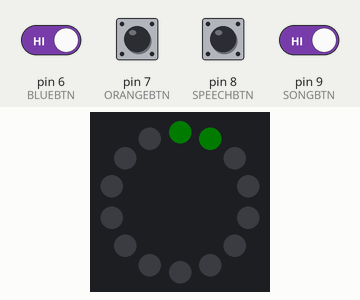
Simulated run of this sketch. Board: Arduino Uno, built with avr-gcc and run on an emulated ATmega328P. On the bench: 14 RGB LEDs in a ring, first at the top, clockwise. The test bench sets the inputs (shaded band); at power-on: pin 6 (BLUEBTN), pin 7 (ORANGEBTN), pin 8 (SPEECHBTN), pin 9 (SONGBTN) HIGH. Dim RGB values are drawn brighter than linear; random numbers use the default seed unless the sketch sets one.

Above: at 2.75 s.
3.2 s: pin 8 (SPEECHBTN) pulled LOW for 0.15 s
At 3.78 s:
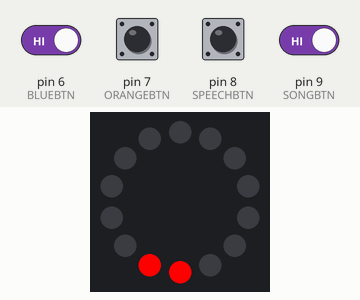
3.9 s: pin 6 (BLUEBTN) driven LOW and pin 9 (SONGBTN) driven LOW
6.9 s: pin 9 (SONGBTN) driven HIGH
At 7.6 s:
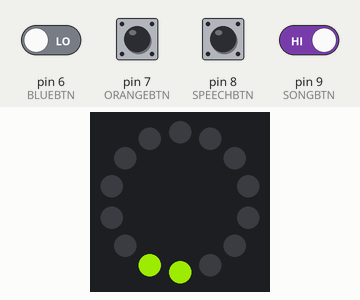
9.9 s: pin 6 (BLUEBTN) driven HIGH
At 10.3 s:
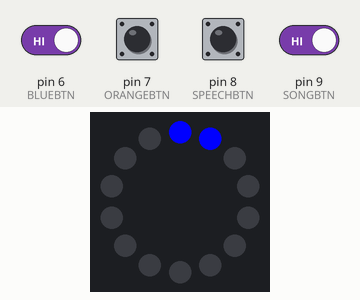
12.9 s: pin 7 (ORANGEBTN) pulled LOW for 0.15 s
At 14.0 s:
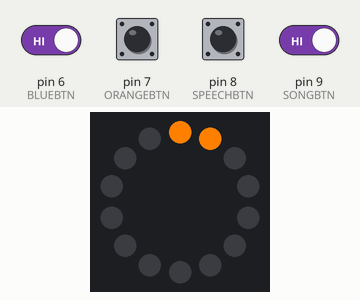
16.0 s: pin 9 (SONGBTN) driven LOW
At 16.22 s:
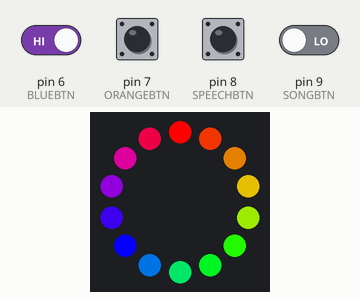

Measured:
- what the display in image 3 shows lasts 1.2 s, from 10.0 s to 11.2 s

The sketch:

nano_portal_gun_led.ino
```cpp
#include <avr/pgmspace.h>
#include <SoftwareSerial.h>
#include <FastLED.h>

// --- Пины JQ6500 ---
// можно изменить при необходимости
#define JQ_TX 4   // TX Arduino → RX JQ6500 через 1кОм
#define JQ_RX 5   // RX Arduino ← TX JQ6500

// --- Пин LED ---
#define LED_PIN 3

// --- Пины кнопок ---
#define BLUEBTN   6
#define ORANGEBTN 7
#define SPEECHBTN 8
#define SONGBTN   9

// ******************************************
//        переменные и константы аудио
// ******************************************
#define JQ_VOLUME 30 // громкость JQ6500 <0-30>

#define SND_FAKE        0
#define SND_POWER_UP    1
#define SND_BLUE_FIRE   2
#define SND_ORANGE_FIRE 3
#define SND_SONG        4

const unsigned long snd_duration_ms[] = {0, 1358, 1332, 1488, 175046, 5485, 4048, 2403, 3056, 2089, 3134, 1880, 4440, 4702, 3892, 3056, 3683, 5433, 1854, 1436};
uint8_t snd_speech_sounds[] = {5, 6, 7, 8, 9, 10, 11, 12, 13, 14, 15, 16, 17, 18, 19};
uint8_t snd_speech_size = sizeof(snd_speech_sounds);
uint8_t snd_speech_current = 0;

SoftwareSerial jqSerial(JQ_RX, JQ_TX); // RX, TX


// ******************************************
//         переменные и константы LED
// ******************************************
#define LED_NUM 14    // количество светодиодов (0-1 центр, 2-13 круг)
#define LED_RING_MIN 2
#define LED_RING_MAX 13

#define LED_IDLE_MIN 10
#define LED_IDLE_MAX 150
#define LED_SHOT_SWITCH 66

#define COLOR_BLACK 0x00000
#define COLOR_BLUE 0x0000FF
#define COLOR_ORANGE 0xFF8000
#define COLOR_RED 0x7F0000

CRGB leds[LED_NUM];

const unsigned long ledFrameDelay = 15; //длительность кадра LED мс
unsigned long lastLedFrameTime = 0;

// --- Тип указателя на функцию ---
typedef void (*LedEffect)(bool start);
// --- Текущий эффект ---
LedEffect currentEffect = nullptr;

// *******************************************
//  переменные и константы кнопок и состояния
// *******************************************
const uint8_t btn_pins[] =  {SONGBTN, BLUEBTN, ORANGEBTN, SPEECHBTN};

// FSM состояния
enum State {
  STATE_OFF,
  STATE_IDLE,
  STATE_BLUE_FIRING,
  STATE_ORANGE_FIRING,
  STATE_SPEECH_PLAYING,
  STATE_SONG_PLAYING
};
State currentState = STATE_OFF;

unsigned long startSoundTime = 0;
bool soundPlaying = false;
int current_sound = 0;

bool bluePressed = false;
bool orangePressed = false;
bool songPressed = false;
bool speechPressed = false;

// --- Антидребезг ---
unsigned long lastDebounceTime = 0;
const unsigned long debounceDelay = 50;
bool lastBlueState = HIGH, lastOrangeState = HIGH, lastSongState = HIGH, lastSpeechState = HIGH;
bool stableBlue = HIGH, stableOrange = HIGH, stableSong = HIGH, stableSpeech = HIGH;


// ******************************************
//               Звуковой блок
// ******************************************
void sendJQCommand(const uint8_t *cmd, size_t len) {
  jqSerial.write(cmd, len);
  jqSerial.flush();
}

void jqInit() {
  uint8_t cmd[] = {0x7E, 0x03, 0x09, 0x04, 0xEF};
  sendJQCommand(cmd, sizeof(cmd));
  delay(150);
}

void jqReset() {
  uint8_t cmd[] = {0x7E, 0x02, 0x0C, 0xEF};
  sendJQCommand(cmd, sizeof(cmd));
  delay(1200); //пауза нужна для ожидания инициализации JQ6500
}

void setVolume(uint8_t vol) {
  if (vol > 30) vol = 30;
  uint8_t cmd[] = {0x7E, 0x03, 0x06, vol, 0xEF};
  sendJQCommand(cmd, sizeof(cmd));
}

void playSound(uint8_t track) {
  if (track > 0) {
    uint8_t cmd1[] = {0x7E, 0x03, 0x11, 0x04, 0xEF};
    sendJQCommand(cmd1, sizeof(cmd1));
    delay(150);
    uint8_t cmd[] = {0x7E, 0x04, 0x03, 0x00, track, 0xEF};
    sendJQCommand(cmd, sizeof(cmd));
  }
  startSoundTime = millis();
  soundPlaying = true;
  current_sound = track;
}

void stopSound() {
  uint8_t cmd1[] = {0x7E, 0x02, 0x0E, 0xEF};
  sendJQCommand(cmd1, sizeof(cmd1));
  startSoundTime = millis();
  soundPlaying = true;
  current_sound = -1; // зацикленный звук
}

void playWaitSound(uint8_t track) {
  if (track > 0) {
    uint8_t cmd1[] = {0x7E, 0x03, 0x11, 0x04, 0xEF};
    sendJQCommand(cmd1, sizeof(cmd1));
    delay(150);
    uint8_t cmd[] = {0x7E, 0x04, 0x03, 0x00, track, 0xEF};
    sendJQCommand(cmd, sizeof(cmd));
  }
  delay(snd_duration_ms[track]);
}

// void playIdleSound() {
//   uint8_t cmd1[] = {0x7E, 0x03, 0x11, 0x03, 0xEF};
//   sendJQCommand(cmd1, sizeof(cmd1));
//   delay(150);
//   uint8_t cmd2[] = {0x7E, 0x04, 0x03, 0x00, SND_IDLE, 0xEF};
//   sendJQCommand(cmd2, sizeof(cmd2));
//   startSoundTime = millis();
//   soundPlaying = true;
//   current_sound = -1; // зацикленный звук
// }

void speech_shuffle() {
  for (uint16_t i = snd_speech_size - 1; i > 0; i--) {
    uint16_t j = random(i + 1);  // случайный индекс от 0 до i включительно

    // обмен элементов
    uint8_t temp = snd_speech_sounds[i];
    snd_speech_sounds[i] = snd_speech_sounds[j];
    snd_speech_sounds[j] = temp;
  }
  snd_speech_current = 0;
}

void updateSoundPlaying() {
  unsigned long now = millis();
  if (current_sound >= 0 && soundPlaying && (now - startSoundTime) > snd_duration_ms[current_sound]) {
    soundPlaying = false;
  }
}


// ******************************************
//                  Блок LED
// ******************************************

void setCenterPixel(uint32_t color) {
  leds[0] = color;
  leds[1] = color;
}

void setRingPixels(uint32_t color) {
  for (uint8_t i = LED_RING_MIN; i <= LED_RING_MAX; i++) leds[i] = color;
}


// таблица гамма-коррекции sRGB
const uint8_t gamma_table[] PROGMEM = {
  0x00, 0x00, 0x00, 0x00, 0x00, 0x00, 0x00, 0x01, 0x01, 0x01, 0x01, 0x01, 0x01, 0x01, 0x01, 0x01,
  0x01, 0x01, 0x02, 0x02, 0x02, 0x02, 0x02, 0x02, 0x02, 0x02, 0x03, 0x03, 0x03, 0x03, 0x03, 0x03,
  0x04, 0x04, 0x04, 0x04, 0x04, 0x05, 0x05, 0x05, 0x05, 0x06, 0x06, 0x06, 0x06, 0x07, 0x07, 0x07,
  0x08, 0x08, 0x08, 0x08, 0x09, 0x09, 0x09, 0x0A, 0x0A, 0x0A, 0x0B, 0x0B, 0x0C, 0x0C, 0x0C, 0x0D,
  0x0D, 0x0D, 0x0E, 0x0E, 0x0F, 0x0F, 0x10, 0x10, 0x11, 0x11, 0x11, 0x12, 0x12, 0x13, 0x13, 0x14,
  0x14, 0x15, 0x16, 0x16, 0x17, 0x17, 0x18, 0x18, 0x19, 0x19, 0x1A, 0x1B, 0x1B, 0x1C, 0x1D, 0x1D,
  0x1E, 0x1E, 0x1F, 0x20, 0x20, 0x21, 0x22, 0x23, 0x23, 0x24, 0x25, 0x25, 0x26, 0x27, 0x28, 0x29,
  0x29, 0x2A, 0x2B, 0x2C, 0x2D, 0x2D, 0x2E, 0x2F, 0x30, 0x31, 0x32, 0x33, 0x33, 0x34, 0x35, 0x36,
  0x37, 0x38, 0x39, 0x3A, 0x3B, 0x3C, 0x3D, 0x3E, 0x3F, 0x40, 0x41, 0x42, 0x43, 0x44, 0x45, 0x46,
  0x47, 0x48, 0x49, 0x4A, 0x4C, 0x4D, 0x4E, 0x4F, 0x50, 0x51, 0x52, 0x54, 0x55, 0x56, 0x57, 0x58,
  0x5A, 0x5B, 0x5C, 0x5D, 0x5F, 0x60, 0x61, 0x63, 0x64, 0x65, 0x67, 0x68, 0x69, 0x6B, 0x6C, 0x6D,
  0x6F, 0x70, 0x72, 0x73, 0x74, 0x76, 0x77, 0x79, 0x7A, 0x7C, 0x7D, 0x7F, 0x80, 0x82, 0x83, 0x85,
  0x86, 0x88, 0x8A, 0x8B, 0x8D, 0x8E, 0x90, 0x92, 0x93, 0x95, 0x97, 0x98, 0x9A, 0x9C, 0x9D, 0x9F,
  0xA1, 0xA3, 0xA4, 0xA6, 0xA8, 0xAA, 0xAB, 0xAD, 0xAF, 0xB1, 0xB3, 0xB5, 0xB7, 0xB8, 0xBA, 0xBC,
  0xBE, 0xC0, 0xC2, 0xC4, 0xC6, 0xC8, 0xCA, 0xCC, 0xCE, 0xD0, 0xD2, 0xD4, 0xD6, 0xD8, 0xDA, 0xDC,
  0xDE, 0xE0, 0xE2, 0xE5, 0xE7, 0xE9, 0xEB, 0xED, 0xEF, 0xF2, 0xF4, 0xF6, 0xF8, 0xFA, 0xFD, 0xFF
};

uint32_t idleRingColor = COLOR_BLACK;
uint8_t idleBright = 0;
int8_t idleIncBright = 1;
void idleLight(bool start = false) {
  if (start) {
    idleBright = 15;
    idleIncBright = 1;
	setRingPixels(idleRingColor);
  }

    // плавный реверс направления
  if (idleBright >= LED_IDLE_MAX || idleBright <= LED_IDLE_MIN) {
    idleIncBright = -idleIncBright;
  }

  leds[0].setRGB(0, pgm_read_byte(&gamma_table[idleBright]), 0);
  leds[1].setRGB(0, pgm_read_byte(&gamma_table[idleBright]), 0);

  FastLED.show();
  idleBright += idleIncBright;
}

uint8_t songLEDColorIndex = 0;
const uint8_t songLEDSpeed = 3;
void songLight(bool start = false) {
  if (start) {
    songLEDColorIndex = 0;
  }

  fill_palette(leds, LED_NUM, songLEDColorIndex, 255 / LED_NUM,
               RainbowColors_p, 255, LINEARBLEND);

  FastLED.show();
  songLEDColorIndex += songLEDSpeed;
}

uint8_t pairIndex = 0;
int pairIndexSpeed = 0;
const int pairIndexDelay = 10; // скорость перемещения пар пикселов
uint8_t colorOffset = 0;
const uint8_t pairsLED[][2] = {{7, 8}, {6, 9},{5, 10},{4, 11},{3, 12},{2, 13}};
const uint8_t totalPairs = 6;
const uint8_t pairDelay = 3;   // шаг цвета (аналог скорости)
void pairedLight(bool start = false) {
  if (start) {
    pairIndex = 0;
    pairIndexSpeed = 0;
	setCenterPixel(COLOR_BLACK);
  }
  pairIndexSpeed++;
  if (pairIndexSpeed >= pairIndexDelay) {
    FastLED.clear();

    CRGB color = ColorFromPalette(RainbowColors_p, colorOffset, 255, LINEARBLEND);
    leds[pairsLED[pairIndex][0]] = color;
    leds[pairsLED[pairIndex][1]] = color;
    FastLED.show();

    colorOffset += pairDelay;
    pairIndex++;
    if (pairIndex >= totalPairs) {
      pairIndex = 0;  // начинаем с первой пары заново
    }
    pairIndexSpeed = 0;
  }
}

uint8_t shotLEDFrame = 0;
void shotLight(uint32_t color, bool start = false) {
  if (start) {
    shotLEDFrame = 0;
  }

  if (shotLEDFrame <= LED_SHOT_SWITCH) {
    setCenterPixel(color);
    setRingPixels(COLOR_BLACK);
  } else {
    setCenterPixel(COLOR_BLACK);
	setRingPixels(color);
  }

  FastLED.show();
  shotLEDFrame++;
}

void blueLight(bool start = false) {
  shotLight(COLOR_BLUE, start);
}

void orangeLight(bool start = false) {
  shotLight(COLOR_ORANGE, start);
}

void updateLED(bool start = false) {
  unsigned long now = millis();
  if (((now - lastLedFrameTime) > ledFrameDelay) || start) {
    lastLedFrameTime = now;
    if (currentEffect) {
      currentEffect(start);
    }
  }
}

void updateLEDEffect() {
  switch (currentState) {
    case STATE_IDLE:           currentEffect = idleLight; break;
    case STATE_SONG_PLAYING:
        currentEffect = songLight;
        idleRingColor = COLOR_BLACK;
        break;
    case STATE_BLUE_FIRING:
        currentEffect = blueLight;
        idleRingColor = COLOR_BLUE;
        break;
    case STATE_ORANGE_FIRING:
        currentEffect = orangeLight;
		idleRingColor = COLOR_ORANGE;
		break;
    case STATE_SPEECH_PLAYING:
		currentEffect = pairedLight;
		idleRingColor = COLOR_BLACK;
		break;
    default:
	    currentEffect = nullptr;
		idleRingColor = COLOR_BLACK;
		break; // ничего не делает
  }
  updateLED(true); // Запускаем новый эффект с начальной инициализацией
}


// ******************************************
//            Блок обработки кнопок
// ******************************************

bool downButton(bool btn, bool &trigger, State newState) {
  if (btn && !trigger) {
    trigger = true;
    currentState = newState;
    return true;
  }
  return false;
}

void waitUpButton(bool btn, bool &trigger, uint8_t sound, State newState) {
  if (!btn && trigger) {
    trigger = false;
    updateLEDEffect();
    playSound(sound);
  }
  else if (!trigger && !soundPlaying) {
      if (currentState == STATE_SPEECH_PLAYING) {
        snd_speech_current++;
        if (snd_speech_current == snd_speech_size) {
          speech_shuffle();
        }
      }
      currentState = newState;
      soundPlaying = false;
  }
}

void waitPressedButton(bool btn, bool &trigger, uint8_t sound, State newState) {
  if (btn && trigger) {
    trigger = false;
    updateLEDEffect();
    playSound(sound);
  }
  else if (!btn || !soundPlaying) {
    currentState = newState;
    soundPlaying = false;
  }
}


// ******************************************
//             Основная программа
// ******************************************
void setup() {
  jqSerial.begin(9600);

  randomSeed(analogRead(A0)); // Инициализация генератора случайных чисел
  speech_shuffle();

  for (uint8_t i = 0; i < sizeof(btn_pins); i++) {
    pinMode(btn_pins[i], INPUT_PULLUP);
  }

  FastLED.addLeds<WS2812, LED_PIN, GRB>(leds, LED_NUM);
  FastLED.showColor(COLOR_RED);

  delay(1000);
  setVolume(JQ_VOLUME);
}

void loop() {
  updateLED();
  updateSoundPlaying();

  bool rawBlue    = digitalRead(BLUEBTN);
  bool rawOrange  = digitalRead(ORANGEBTN);
  bool rawSong    = digitalRead(SONGBTN);
  bool rawSpeech  = digitalRead(SPEECHBTN);

  unsigned long now = millis();
  if (rawBlue != lastBlueState || rawOrange != lastOrangeState || rawSong != lastSongState || rawSpeech != lastSpeechState)
    lastDebounceTime = now;

  if ((now - lastDebounceTime) > debounceDelay) {
    stableBlue   = rawBlue;
    stableOrange = rawOrange;
    stableSong   = rawSong;
    stableSpeech = rawSpeech;
  }

  lastBlueState = rawBlue;
  lastOrangeState = rawOrange;
  lastSongState = rawSong;
  lastSpeechState = rawSpeech;

  bool blueOn   = stableBlue == LOW;
  bool orangeOn = stableOrange == LOW;
  bool songOn   = stableSong == LOW;
  bool speechOn = stableSpeech == LOW;

  switch (currentState) {
    case STATE_OFF:
      playWaitSound(SND_POWER_UP);
	  idleRingColor = COLOR_BLACK;
      currentState = STATE_IDLE;
      break;

    case STATE_IDLE:
      if (downButton(songOn, songPressed, STATE_SONG_PLAYING)) break;
      if (downButton(blueOn, bluePressed, STATE_BLUE_FIRING)) break;
      if (downButton(orangeOn, orangePressed, STATE_ORANGE_FIRING)) break;
      if (downButton(speechOn, speechPressed, STATE_SPEECH_PLAYING)) break;
      if (!soundPlaying) {
        updateLEDEffect();
        stopSound();
      }
      break;

    case STATE_BLUE_FIRING:
      waitUpButton(blueOn, bluePressed, SND_BLUE_FIRE, STATE_IDLE);
      break;

    case STATE_ORANGE_FIRING:
      waitUpButton(orangeOn, orangePressed, SND_ORANGE_FIRE, STATE_IDLE);
      break;

    case STATE_SPEECH_PLAYING:
      waitUpButton(speechOn, speechPressed, snd_speech_sounds[snd_speech_current], STATE_IDLE);
      break;

    case STATE_SONG_PLAYING:
      waitPressedButton(songOn, songPressed, SND_SONG, STATE_IDLE);
      break;
  }
}
```
